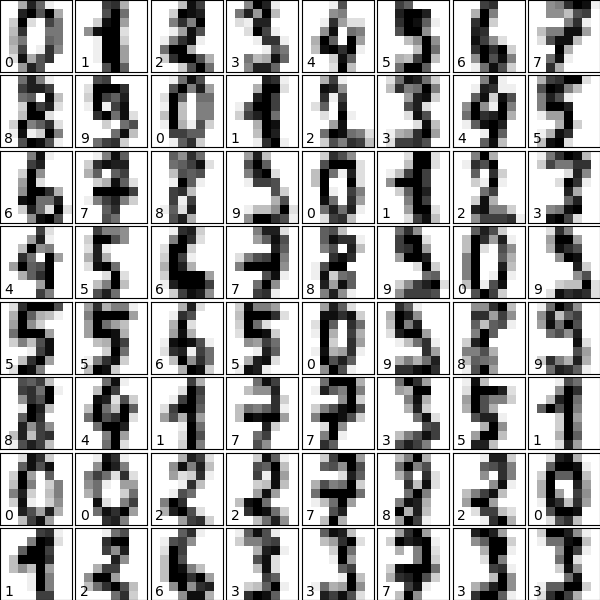

Python code for this plot:
#import codecademylib3_seaborn
import numpy as np
from matplotlib import pyplot as plt
from sklearn import datasets
from sklearn.cluster import KMeans
import matplotlib
matplotlib.use("TkAgg")

#Load data
digits = datasets.load_digits()

#K-Means clustering
model = KMeans(n_clusters=10, random_state=42)
model.fit(digits.data)

#Plot cluster-centers
fig = plt.figure(figsize=(8, 3))
fig.suptitle('Cluser Center Images', fontsize=14, fontweight='bold')
for i in range(10):
  # Initialize subplots in a grid of 2X5, at i+1th position
  ax = fig.add_subplot(2, 5, 1 + i)
  # Display images
  ax.imshow(model.cluster_centers_[i].reshape((8, 8)), cmap=plt.cm.binary)


#sample data: 4444
new_samples = np.array([
[0.00,0.00,0.00,2.26,2.81,0.00,0.00,0.00,0.00,0.00,1.19,6.99,2.42,0.00,0.00,0.00,0.00,0.30,6.46,3.85,2.58,2.28,0.00,0.00,0.00,4.16,5.69,0.68,4.40,5.25,1.67,0.00,0.00,7.61,7.53,7.23,6.92,7.23,4.41,0.00,0.00,1.89,1.14,0.00,1.21,6.85,0.00,0.00,0.00,0.00,0.00,0.00,1.52,6.55,0.00,0.00,0.00,0.00,0.00,0.00,1.67,4.41,0.00,0.00],
[0.00,0.00,0.00,0.30,4.11,0.00,0.00,0.00,0.00,0.00,0.00,2.28,6.17,0.61,0.23,0.00,0.00,0.00,0.60,6.63,2.13,4.49,2.90,0.00,0.00,0.22,5.55,4.33,0.00,4.03,3.65,0.00,0.00,2.58,7.62,6.17,6.09,6.86,6.86,6.09,0.00,0.30,1.52,1.52,1.52,4.56,4.56,1.52,0.00,0.00,0.00,0.00,0.00,4.42,3.43,0.00,0.00,0.00,0.00,0.00,0.00,5.25,2.58,0.00],
[0.00,0.00,0.00,2.27,0.08,0.00,0.00,0.00,0.00,0.00,0.45,7.23,0.38,0.00,0.00,0.00,0.00,0.00,2.43,5.26,0.00,5.70,0.00,0.00,0.00,0.00,6.08,2.96,0.00,6.86,0.00,0.00,0.00,1.51,6.62,0.00,0.00,6.86,0.00,0.00,0.00,2.80,7.60,7.60,7.59,7.62,7.60,1.07,0.00,0.00,0.00,0.00,2.27,5.64,0.00,0.00,0.00,0.00,0.00,0.00,2.43,2.50,0.00,0.00],
[0.00,0.00,0.00,4.33,0.23,0.00,0.00,0.00,0.00,0.00,1.58,7.00,2.11,2.66,0.00,0.00,0.00,0.07,6.38,2.88,2.74,5.33,0.00,0.00,0.00,4.38,6.38,0.83,2.95,5.56,1.66,0.99,0.00,6.46,6.86,6.85,7.46,7.15,6.85,2.28,0.00,0.00,0.00,0.00,7.14,1.36,0.00,0.00,0.00,0.00,0.00,0.00,7.60,0.00,0.00,0.00,0.00,0.00,0.00,0.00,2.81,0.00,0.00,0.00]
])

#Predict
new_labels = model.predict(new_samples)
#Print number
for i in range(len(new_labels)):
  if new_labels[i] == 0:
    print(0, end='')
  elif new_labels[i] == 1:
    print(9, end='')
  elif new_labels[i] == 2:
    print(2, end='')
  elif new_labels[i] == 3:
    print(1, end='')
  elif new_labels[i] == 4:
    print(6, end='')
  elif new_labels[i] == 5:
    print(8, end='')
  elif new_labels[i] == 6:
    print(4, end='')
  elif new_labels[i] == 7:
    print(5, end='')
  elif new_labels[i] == 8:
    print(7, end='')
  elif new_labels[i] == 9:
    print(3, end='')

#Plot first 64 images
def plot():
  fig = plt.figure(figsize=(6, 6))
  fig.subplots_adjust(left=0, right=1, bottom=0, top=1, hspace=0.05, wspace=0.05)
  # For each of the 64 images
  for i in range(64):
      # Initialize the subplots: add a subplot in the grid of 8 by 8, at the i+1-th position

      ax = fig.add_subplot(8, 8, i+1, xticks=[], yticks=[])

      # Display an image at the i-th position

      ax.imshow(digits.images[i], cmap=plt.cm.binary, interpolation='nearest')

      # Label the image with the target value

      ax.text(0, 7, str(digits.target[i]))
plot()

plt.show()
